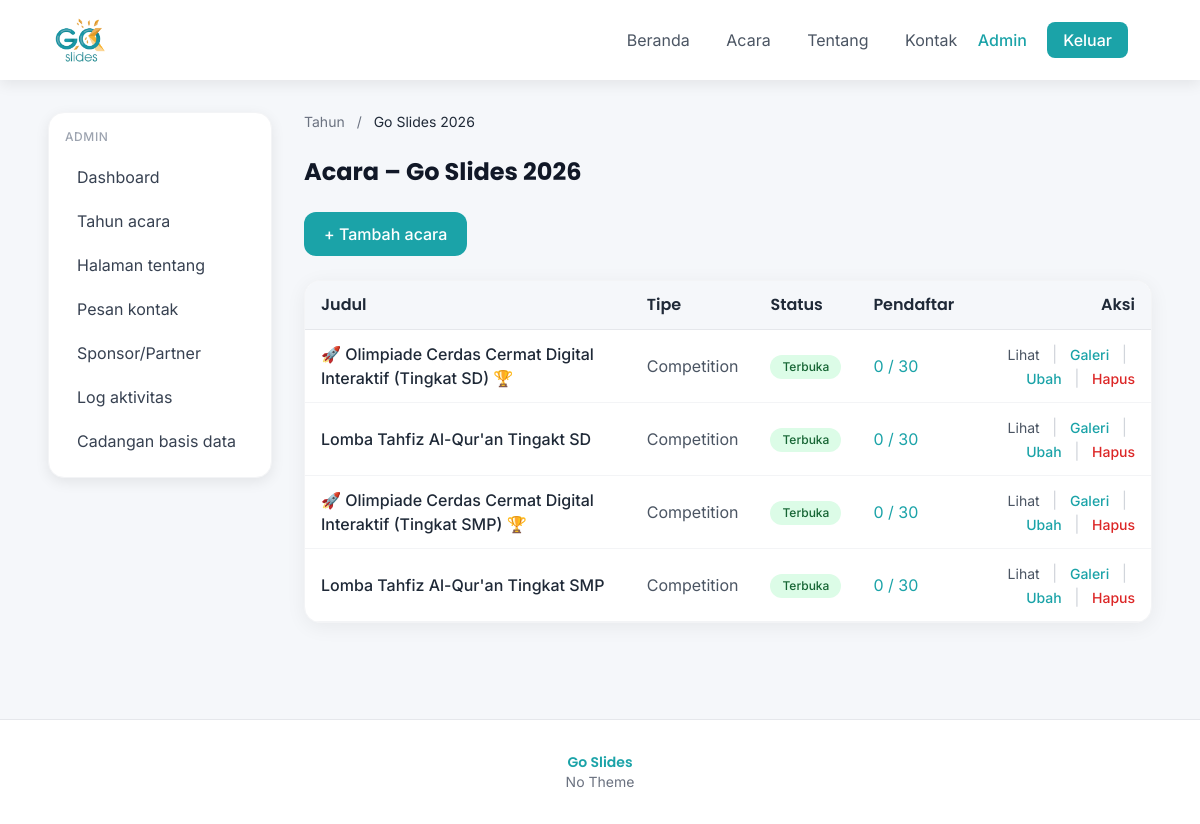
Page /admin/years/1/activities (signed in) on the committed database.
### app/models/__init__.py (models this page shows, shortened)
class Year(db.Model):
    __tablename__ = "years"
    id = db.Column(db.Integer, primary_key=True)
    name = db.Column(db.String(64), nullable=False)
    theme = db.Column(db.String(255), nullable=True)
    active = db.Column(db.Boolean, nullable=False, default=False)
    created_at = db.Column(db.DateTime, server_default=db.func.now())
    activities = db.relationship("Activity", backref="year", lazy="dynamic", cascade="all, delete-orphan")

class Activity(db.Model):
    __tablename__ = "activities"
    id = db.Column(db.Integer, primary_key=True)
    year_id = db.Column(db.Integer, db.ForeignKey("years.id", ondelete="CASCADE"), nullable=False)
    title = db.Column(db.String(255), nullable=False)
    description = db.Column(db.Text)
    date = db.Column(db.Date)
    type = db.Column(db.String(32), nullable=False, default="competition")
    status = db.Column(db.String(32), nullable=False, default="upcoming")
    quota = db.Column(db.Integer)
    guideline_file = db.Column(db.String(255))
    created_at = db.Column(db.DateTime, server_default=db.func.now())
    registrants = db.relationship("Registrant", backref="activity", lazy="dynamic", cascade="all, delete-orphan")

### app/routes/admin.py (the view)
@admin_bp.route("/years/<int:year_id>/activities", methods=["GET"])
@login_required
@operator_or_above
def activities_list(year_id):
    year = Year.query.get_or_404(year_id)
    activities = get_activities_for_year(year_id=year_id)
    return render_template("admin/activities.html", year=year, activities=activities)

### app/models/__init__.py (called while the page is built)
    @property
    def is_super_admin(self):
        return self.role == ROLE_SUPER_ADMIN

### app/services/activity_service.py (called while the page is built)
def get_activities_for_year(year_id=None, year_active=False):
    q = Activity.query
    if year_id is not None:
        q = q.filter_by(year_id=year_id)
    if year_active:
        q = q.join(Activity.year).filter_by(active=True)
    return q.order_by(Activity.date.asc().nulls_last(), Activity.created_at.desc()).all()

### app/templates/admin/activities.html (shortened to what this page needs)
{% extends "admin/base_admin.html" %}
{% block admin_content %}
<nav class="text-sm text-gray-500 mb-6">
  <a href="{{ url_for('admin.years_list') }}" class="hover:text-primary">Tahun</a>
  <span class="mx-2">/</span>
  <span class="text-gray-800">{{ year.name }}</span>
</nav>
<h1 class="font-heading font-bold text-2xl text-gray-900 mb-6">Acara – {{ year.name }}</h1>
<a href="{{ url_for('admin.activity_new', year_id=year.id) }}" class="inline-flex items-center gap-2 bg-primary text-white px-5 py-2.5 rounded-xl font-medium hover:opacity-90 mb-6">+ Tambah acara</a>
<div class="bg-white rounded-2xl shadow-card border border-gray-100 overflow-hidden">
  <table class="w-full">
    <thead class="bg-bg border-b border-gray-200">
      <tr>
        <th class="text-left py-3 px-4 font-heading font-semibold text-gray-800">Judul</th>
        <th class="text-left py-3 px-4 font-heading font-semibold text-gray-800">Tipe</th>
        <th class="text-left py-3 px-4 font-heading font-semibold text-gray-800">Status</th>
        <th class="text-left py-3 px-4 font-heading font-semibold text-gray-800">Pendaftar</th>
        <th class="text-right py-3 px-4 font-heading font-semibold text-gray-800">Aksi</th>
      </tr>
    </thead>
    <tbody>
      {% for act in activities %}
      <tr class="border-b border-gray-100 hover:bg-bg/50">
        <td class="py-3 px-4 font-medium">{{ act.title }}</td>
        <td class="py-3 px-4 text-gray-600">{{ act.type|replace('-', ' ')|title }}</td>
        <td class="py-3 px-4">
          <span class="inline-block px-3 py-1 rounded-full text-xs font-medium
            {% if act.status == 'open' %}bg-green-100 text-green-800
            {% elif act.status == 'upcoming' %}bg-amber-100 text-amber-800
            {% else %}bg-gray-100 text-gray-600{% endif %}">
            {% if act.status == 'open' %}Terbuka{% elif act.status == 'upcoming' %}Segera{% else %}Ditutup{% endif %}
          </span>
        </td>
        <td class="py-3 px-4">
          <a href="{{ url_for('admin.registrants_list', activity_id=act.id) }}" class="text-primary hover:underline">
            {{ act.registrants.count() }}{% if act.quota %} / {{ act.quota }}{% endif %}
          </a>
        </td>
        <td class="py-3 px-4 text-right">
          <a href="{{ url_for('public.competition_detail', activity_id=act.id) }}" class="text-gray-600 text-sm hover:text-primary" target="_blank">Lihat</a>
          <span class="mx-2 text-gray-300">|</span>
          <a href="{{ url_for('admin.activity_gallery', activity_id=act.id) }}" class="text-primary text-sm font-medium hover:underline">Galeri</a>
          <span class="mx-2 text-gray-300">|</span>
          <a href="{{ url_for('admin.activity_edit', activity_id=act.id) }}" class="text-primary text-sm font-medium hover:underline">Ubah</a>
          <span class="mx-2 text-gray-300">|</span>
          <form method="post" action="{{ url_for('admin.activity_delete', activity_id=act.id) }}" class="inline" onsubmit="return confirm('Hapus acara ini?');">
            <button type="submit" class="text-red-600 text-sm font-medium hover:underline">Hapus</button>
          </form>
        </td>
      </tr>
      {% endfor %}
    </tbody>
  </table>
</div>
{% endblock %}

### app/templates/base.html (style rules this page uses)
body { font-family: 'Inter', sans-serif; }
h1, h2, h3, h4, .font-heading { font-family: 'Poppins', sans-serif; }

### rows in the picture
Year: name "Go Slides 2026"
Activity: title "🚀 Olimpiade Cerdas Cermat Digital Interaktif (Tingkat SD) 🏆", type "Competition", status "Terbuka", registrants.count "0", quota "30"
Activity: title "Lomba Tahfiz Al-Qur'an Tingakt SD", type "Competition", status "Terbuka", registrants.count "0", quota "30"
Activity: title "🚀 Olimpiade Cerdas Cermat Digital Interaktif (Tingkat SMP) 🏆", type "Competition", status "Terbuka", registrants.count "0", quota "30"
Activity: title "Lomba Tahfiz Al-Qur'an Tingkat SMP", type "Competition", status "Terbuka", registrants.count "0", quota "30"

### other values in the picture
{{ active_year.theme if active_year else 'No Theme' }} "No Theme"
